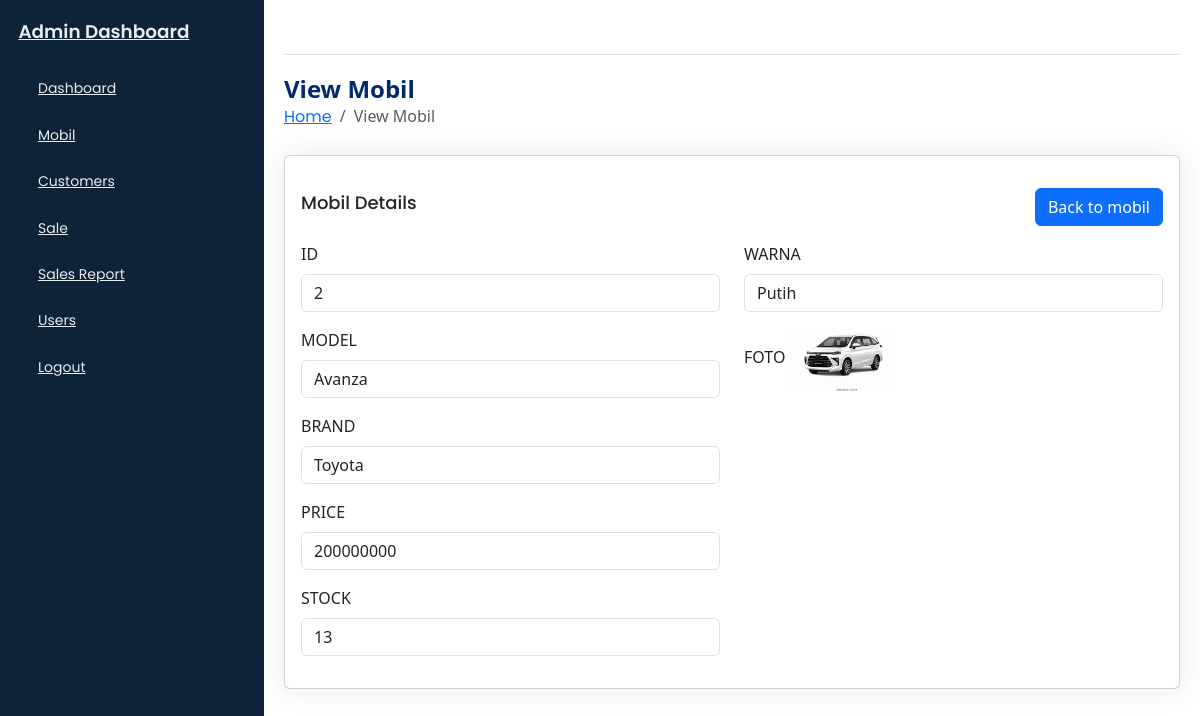
The page /admin/view_mobil.php?id=2 (signed in) on the database its author committed.
### tables this page shows
CREATE TABLE `mobil` (
  `mobil_id` int(11) NOT NULL,
  `model` varchar(100) NOT NULL,
  `brand` varchar(100) NOT NULL,
  `price` varchar(20) NOT NULL,
  `warna` varchar(50) NOT NULL,
  `stock` int(11) DEFAULT 0,
  `foto` varchar(300) DEFAULT NULL,
  `created_at` timestamp NOT NULL DEFAULT current_timestamp()
);

### admin/view_mobil.php (the view, shortened to what this page needs)
<?php
require_once '../config.php';
$mobil_id = $_GET['id'] ?? null;
$sql = "SELECT * FROM mobil WHERE mobil_id=?";
$stmt = $conn->prepare($sql);
$stmt->bind_param("i", $mobil_id);
$stmt->execute();
$result = $stmt->get_result();
$mobil = $result->fetch_assoc();
?>
<!DOCTYPE html>
<html lang="en">
<head>
    <?php include 'template/header.php'; ?>
    <link rel="stylesheet" href="path/to/bootstrap.css">
</head>
<body>
    <div class="wrapper">
        <?php include 'template/sidebar.php'; ?>
        <main id="main" class="main">
            <?php include 'template/nav.php'; ?>
            <div class="pagetitle">
                <h1>View Mobil</h1>
                <nav>
                    <ol class="breadcrumb">
                        <li class="breadcrumb-item"><a href="index.html">Home</a></li>
                        <li class="breadcrumb-item active">View Mobil</li>
                    </ol>
                </nav>
            </div>
            <section class="section">
                <div class="card">
                    <div class="card-body">
                        <div class="d-flex justify-content-between">
                            <h5 class="card-title">Mobil Details</h5>
                            <a href="manage_mobil.php" class="btn btn-primary mt-3 mb-3">Back to mobil</a>
                        </div>
                        <form>
                            <div class="row">
                                <div class="col-md-6">
                                    <div class="mb-3">
                                        <label for="mobil_id" class="form-label">ID</label>
                                        <input type="text" id="mobil_id" class="form-control" value="<?php echo htmlspecialchars($mobil['mobil_id']); ?>" readonly>
                                    </div>
                                    <div class="mb-3">
                                        <label for="model" class="form-label">MODEL</label>
                                        <input type="text" id="model" class="form-control" value="<?php echo htmlspecialchars($mobil['model']); ?>" readonly>
                                    </div>
                                    <div class="mb-3">
                                        <label for="brand" class="form-label">BRAND</label>
                                        <input type="text" id="brand" class="form-control" value="<?php echo htmlspecialchars($mobil['brand']); ?>" readonly>
                                    </div>
                                    <div class="mb-3">
                                        <label for="price" class="form-label">PRICE</label>
                                        <input type="text" id="price" class="form-control" value="<?php echo htmlspecialchars($mobil['price']); ?>" readonly>
                                    </div>
                                    <div class="mb-3">
                                        <label for="stock" class="form-label">STOCK</label>
                                        <input type="text" id="stock" class="form-control" value="<?php echo htmlspecialchars($mobil['stock']); ?>" readonly>
                                    </div>
                                </div>
                                <div class="col-md-6">
                                    <div class="mb-3">
                                        <label for="warna" class="form-label">WARNA</label>
                                        <input type="text" id="warna" class="form-control" value="<?php echo htmlspecialchars($mobil['warna']); ?>" readonly>
                                    </div>
                                    <div class="mb-3">
                                        <label for="foto" class="form-label">FOTO</label>
                                        <img src="<?php echo htmlspecialchars($mobil['foto']); ?>" alt="foto Image" width="100" data-bs-toggle="modal" data-bs-target="#fotolModal" style="cursor: pointer;">
                                    </div>
                                </div>
                            </div>
                        </form>
                    </div>
                </div>
            </section>
        </main>
    </div>
</body>
</html>

### admin/assets/css/style.css (style rules this page uses)
body { font-family: "Poppins", sans-serif; font-size: 0.875rem; opacity: 1; overflow-y: scroll; background: #f6f9ff; color: #444444; }
a { cursor: pointer; text-decoration: none; font-family: "Poppins", sans-serif; }
li { list-style: none; }
.wrapper { align-items: stretch; display: flex; width: 100%; }
.main { display: flex; flex-direction: column; min-height: 100vh; min-width: 0; overflow: hidden; transition: all 0.35s ease-in-out; width: 100%; padding: 0 20px 30px; }
.pagetitle { margin-bottom: 10px; margin-top: 20px; }
.pagetitle h1 { font-size: 24px; margin-bottom: 0; font-weight: 600; color: #012970; }
.card { margin-bottom: 30px; border: none; background-color: white; border-radius: 5px; box-shadow: 0px 0 30px rgba(1, 41, 112, 0.1); }
.card-title { padding: 20px 0 15px 0; font-size: 18px; font-weight: 500; color: #012970; font-family: "Poppins", sans-serif; }
.card-body { padding: 0 20px 20px 20px; }

### rows shown on the page
mobil: mobil_id "2", model "Avanza", brand "Toyota", price "200000000", stock "13", warna "Putih", foto (picture)
